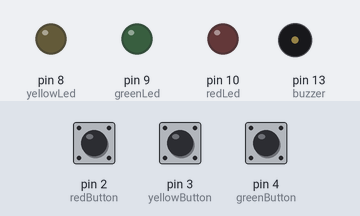
Bench run of a sketch on a simulated Arduino Uno, built with avr-gcc and run on an emulated ATmega328P. On the bench: output pins drawn as LEDs (lit = HIGH), buzzer (waves = sounding). Dashed ring = blinking. The test bench sets the inputs (shaded band); at power-on: pin 2 (redButton) HIGH, pin 3 (yellowButton) HIGH, pin 4 (greenButton) HIGH. Random numbers use the default seed unless the sketch sets one.

Above: at 5.4 s.
5.5 s: pin 2 (redButton) pulled LOW for 0.15 s
At 6.24 s:
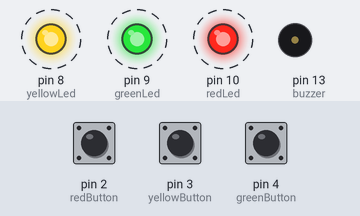
At 8.47 s:
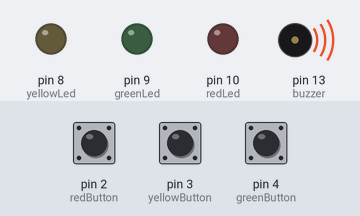
8.5 s: pin 3 (yellowButton) pulled LOW for 3.2 s
At 14.75 s:
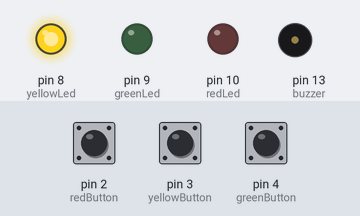
Timing chart, 0 to 18.0 s (numbered marks = the images above; inputs shaded):
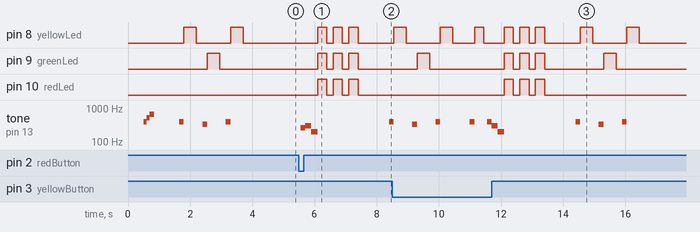

The sketch:

Simon_Says.ino
```cpp
const int redLed = 10;
const int greenLed = 9;
const int yellowLed = 8;
const int redButton = 2;
const int greenButton = 4;
const int yellowButton = 3;
const int buzzer = 13;

const int RED = 0;
const int GREEN = 1;
const int YELLOW = 2;

const int SOUND_RED = 262;      // C4
const int SOUND_GREEN = 330;    // E4
const int SOUND_YELLOW = 392;   // G4
const int SOUND_WRONG = 200;    // Low buzz
const int SOUND_ROUND = 660;    // Success sound
const int SOUND_START = 440;    // Game start sound

const int MAX_SEQUENCE = 100;
int sequence[MAX_SEQUENCE];
int sequenceLength = 3;
int playerStep = 0;
bool waitingForInput = false;
bool gameOver = false;
int score = 0;  // Track rounds completed

void setup() {
  pinMode(redLed, OUTPUT);
  pinMode(greenLed, OUTPUT);
  pinMode(yellowLed, OUTPUT);
  pinMode(redButton, INPUT_PULLUP);
  pinMode(greenButton, INPUT_PULLUP);
  pinMode(yellowButton, INPUT_PULLUP);
  pinMode(buzzer, OUTPUT);

  turnOffAllLEDs();
  noTone(buzzer);

  generateSequence();

  delay(500);

  playStartupSound();
  delay(500);

  playSequence();
}

void loop() {
  // Only check for input when waiting
  if(waitingForInput && !gameOver) {
    int buttonPressed = readButtonPress();

    if(buttonPressed != -1) {
      playButtonSound(buttonPressed);

      if(buttonPressed == sequence[playerStep]) {
        lightLED(buttonPressed);
        delay(300);
        turnOffAllLEDs();
        delay(100);

        playerStep++;

        // Check if round is complete
        if(playerStep >= sequenceLength) {
          waitingForInput = false;
          score++;

          playRoundCompleteSound();

          for(int i = 0; i < 2; i++) {
            turnOnAllLEDs();
            delay(200);
            turnOffAllLEDs();
            delay(200);
          }

          delay(500);

          addToSequence();

          playSequence();
        }
      } else {

        playWrongSound();

        for(int i = 0; i < 3; i++) {
          turnOnAllLEDs();
          delay(300);
          turnOffAllLEDs();
          delay(200);
        }

        playerStep = 0;
        waitingForInput = false;

        delay(500);

        playSequence();
      }
    }
  }
}


void generateSequence() {
  randomSeed(analogRead(A0));  // Different pattern each reset

  for(int i = 0; i < 3; i++) {
    sequence[i] = random(0, 3);  // 0=Red, 1=Green, 2=Yellow
  }
  sequenceLength = 3;
  playerStep = 0;
  waitingForInput = false;
  gameOver = false;
  score = 0;
}

void addToSequence() {
  // Add 2 new random colors
  if(sequenceLength + 2 <= MAX_SEQUENCE) {
    sequence[sequenceLength] = random(0, 3);
    sequence[sequenceLength + 1] = random(0, 3);
    sequenceLength += 2;
  }
}

void playSequence() {
  turnOffAllLEDs();
  waitingForInput = false;
  delay(300);

  for(int i = 0; i < sequenceLength; i++) {
    playButtonSound(sequence[i]);

    lightLED(sequence[i]);
    delay(400);
    turnOffAllLEDs();
    noTone(buzzer);

    if(i < sequenceLength - 1) {
      delay(200);
    }
  }

  delay(500);

  // Ready for player input
  waitingForInput = true;
  playerStep = 0;
}

void lightLED(int color) {
  turnOffAllLEDs();

  if(color == RED) {
    digitalWrite(redLed, HIGH);
  } else if(color == GREEN) {
    digitalWrite(greenLed, HIGH);
  } else if(color == YELLOW) {
    digitalWrite(yellowLed, HIGH);
  }
}

void turnOffAllLEDs() {
  digitalWrite(redLed, LOW);
  digitalWrite(greenLed, LOW);
  digitalWrite(yellowLed, LOW);
}

void turnOnAllLEDs() {
  digitalWrite(redLed, HIGH);
  digitalWrite(greenLed, HIGH);
  digitalWrite(yellowLed, HIGH);
}

int readButtonPress() {
  static unsigned long lastDebounceTime = 0;
  static int lastButtonState = -1;
  const unsigned long debounceDelay = 50;

  int redState = digitalRead(redButton);
  int greenState = digitalRead(greenButton);
  int yellowState = digitalRead(yellowButton);

  int currentButton = -1;
  if(redState == LOW) currentButton = RED;
  else if(greenState == LOW) currentButton = GREEN;
  else if(yellowState == LOW) currentButton = YELLOW;

  // Debounce logic
  if(currentButton != lastButtonState) {
    lastDebounceTime = millis();
  }

  if((millis() - lastDebounceTime) > debounceDelay) {
    if(currentButton != -1) {
      // Button is pressed
      lastButtonState = currentButton;
      return currentButton;
    }
  }

  lastButtonState = currentButton;
  return -1;  // No button pressed
}

// -------------SOUND--------------

void playButtonSound(int color) {
  // Each color has a unique tone
  if(color == RED) {
    tone(buzzer, SOUND_RED, 150);
  } else if(color == GREEN) {
    tone(buzzer, SOUND_GREEN, 150);
  } else if(color == YELLOW) {
    tone(buzzer, SOUND_YELLOW, 150);
  }
  delay(150);
  noTone(buzzer);
}

void playWrongSound() {
  // Low descending buzz (error sound)
  tone(buzzer, 300, 200);
  delay(200);
  tone(buzzer, 200, 200);
  delay(200);
  noTone(buzzer);
}

void playRoundCompleteSound() {
  // Happy victory melody
  tone(buzzer, 523, 150);  // C5
  delay(150);
  tone(buzzer, 659, 150);  // E5
  delay(150);
  tone(buzzer, 784, 200);  // G5
  delay(200);
  noTone(buzzer);
}

void playStartupSound() {
  // Game start jingle
  tone(buzzer, 392, 100);  // G4
  delay(100);
  tone(buzzer, 523, 100);  // C5
  delay(100);
  tone(buzzer, 659, 150);  // E5
  delay(150);
  noTone(buzzer);
}

void playGameOverSound() {
  // Sad descending tone
  tone(buzzer, 400, 200);
  delay(200);
  tone(buzzer, 300, 200);
  delay(200);
  tone(buzzer, 200, 300);
  delay(300);
  noTone(buzzer);
}
```

Measured:
- after the input at 5.5 s, pin 8 (yellowLed), pin 9 (greenLed), pin 10 (redLed): alternates HIGH for 0.30 s and LOW for 0.20 s, 6 changes in all, then stays LOW, starting after 0.60 s; tone on pin 13 (buzzer): plays 262 Hz for 0.15 s, 300 Hz for 0.20 s, 200 Hz for 0.20 s, 392 Hz for 0.10 s, starting after 0.05 s
- after the input at 8.5 s, pin 10 (redLed): alternates HIGH for 0.30 s and LOW for 0.20 s, 6 changes in all, then stays LOW, starting after 3.6 s
